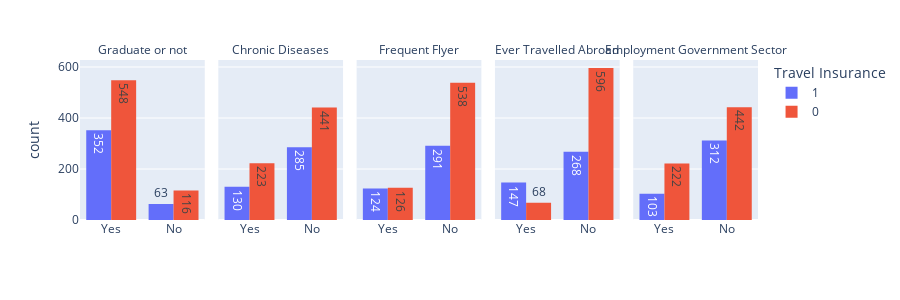

The cell this chart's notebook holds for it:
### Code cell
fig1 = px.histogram(
    df_melted,
    x="answ",
    y="Travel Insurance",
    facet_col="Feature",
    color="Travel Insurance",
    text_auto=True,
    category_orders={"Travel Insurance": [1, 0]},
    barmode="group",
    labels={"answ": ""},
    height=300,
    histfunc="count",
    title="",
)

fig2 = px.histogram(
    df_melted,
    x="answ",
    y="Travel Insurance",
    facet_col="Feature",
    color="Travel Insurance",
    text_auto=".0f",
    category_orders={"Travel Insurance": [1, 0]},
    barmode="group",
    labels={"answ": ""},
    height=300,
    barnorm="percent",
    histfunc="count",
)

fig2.update_layout(yaxis_title="Percent")

fig1.for_each_annotation(lambda a: a.update(text=a.text.split("=")[1]))
fig2.for_each_annotation(lambda a: a.update(text=a.text.split("=")[1]))

fig1.show()
fig2.show()

### Figure 1 — Plotly figure (JSON) as saved in the notebook; plotly's stock layout.template omitted (floating-point values rounded to 4 significant figures; data arrays with more than 128 entries replaced by an {"elided": "..."} marker saying what was removed)
{"data": [{"alignmentgroup": "True", "bingroup": "x", "histfunc": "count", "hovertemplate": "Travel Insurance=1<br>Feature=Graduate or not<br>=%{x}<br>count=%{y}<extra></extra>", "legendgroup": "1", "marker": {"color": "#636efa", "pattern": {"shape": ""}}, "name": "1", "offsetgroup": "1", "orientation": "v", "showlegend": true, "texttemplate": "%{value}", "type": "histogram", "x": {"elided": "415 str values"}, "xaxis": "x", "y": {"elided": "415 int values"}, "yaxis": "y"}, {"alignmentgroup": "True", "bingroup": "x", "histfunc": "count", "hovertemplate": "Travel Insurance=1<br>Feature=Chronic Diseases<br>=%{x}<br>count=%{y}<extra></extra>", "legendgroup": "1", "marker": {"color": "#636efa", "pattern": {"shape": ""}}, "name": "1", "offsetgroup": "1", "orientation": "v", "showlegend": false, "texttemplate": "%{value}", "type": "histogram", "x": {"elided": "415 str values"}, "xaxis": "x2", "y": {"elided": "415 int values"}, "yaxis": "y2"}, {"alignmentgroup": "True", "bingroup": "x", "histfunc": "count", "hovertemplate": "Travel Insurance=1<br>Feature=Frequent Flyer<br>=%{x}<br>count=%{y}<extra></extra>", "legendgroup": "1", "marker": {"color": "#636efa", "pattern": {"shape": ""}}, "name": "1", "offsetgroup": "1", "orientation": "v", "showlegend": false, "texttemplate": "%{value}", "type": "histogram", "x": {"elided": "415 str values"}, "xaxis": "x3", "y": {"elided": "415 int values"}, "yaxis": "y3"}, {"alignmentgroup": "True", "bingroup": "x", "histfunc": "count", "hovertemplate": "Travel Insurance=1<br>Feature=Ever Travelled Abroad<br>=%{x}<br>count=%{y}<extra></extra>", "legendgroup": "1", "marker": {"color": "#636efa", "pattern": {"shape": ""}}, "name": "1", "offsetgroup": "1", "orientation": "v", "showlegend": false, "texttemplate": "%{value}", "type": "histogram", "x": {"elided": "415 str values"}, "xaxis": "x4", "y": {"elided": "415 int values"}, "yaxis": "y4"}, {"alignmentgroup": "True", "bingroup": "x", "histfunc": "count", "hovertemplate": "Travel Insurance=1<br>Feature=Employment Government Sector<br>=%{x}<br>count=%{y}<extra></extra>", "legendgroup": "1", "marker": {"color": "#636efa", "pattern": {"shape": ""}}, "name": "1", "offsetgroup": "1", "orientation": "v", "showlegend": false, "texttemplate": "%{value}", "type": "histogram", "x": {"elided": "415 str values"}, "xaxis": "x5", "y": {"elided": "415 int values"}, "yaxis": "y5"}, {"alignmentgroup": "True", "bingroup": "x", "histfunc": "count", "hovertemplate": "Travel Insurance=0<br>Feature=Graduate or not<br>=%{x}<br>count=%{y}<extra></extra>", "legendgroup": "0", "marker": {"color": "#EF553B", "pattern": {"shape": ""}}, "name": "0", "offsetgroup": "0", "orientation": "v", "showlegend": true, "texttemplate": "%{value}", "type": "histogram", "x": {"elided": "664 str values"}, "xaxis": "x", "y": {"elided": "664 int values"}, "yaxis": "y"}, {"alignmentgroup": "True", "bingroup": "x", "histfunc": "count", "hovertemplate": "Travel Insurance=0<br>Feature=Chronic Diseases<br>=%{x}<br>count=%{y}<extra></extra>", "legendgroup": "0", "marker": {"color": "#EF553B", "pattern": {"shape": ""}}, "name": "0", "offsetgroup": "0", "orientation": "v", "showlegend": false, "texttemplate": "%{value}", "type": "histogram", "x": {"elided": "664 str values"}, "xaxis": "x2", "y": {"elided": "664 int values"}, "yaxis": "y2"}, {"alignmentgroup": "True", "bingroup": "x", "histfunc": "count", "hovertemplate": "Travel Insurance=0<br>Feature=Frequent Flyer<br>=%{x}<br>count=%{y}<extra></extra>", "legendgroup": "0", "marker": {"color": "#EF553B", "pattern": {"shape": ""}}, "name": "0", "offsetgroup": "0", "orientation": "v", "showlegend": false, "texttemplate": "%{value}", "type": "histogram", "x": {"elided": "664 str values"}, "xaxis": "x3", "y": {"elided": "664 int values"}, "yaxis": "y3"}, {"alignmentgroup": "True", "bingroup": "x", "histfunc": "count", "hovertemplate": "Travel Insurance=0<br>Feature=Ever Travelled Abroad<br>=%{x}<br>count=%{y}<extra></extra>", "legendgroup": "0", "marker": {"color": "#EF553B", "pattern": {"shape": ""}}, "name": "0", "offsetgroup": "0", "orientation": "v", "showlegend": false, "texttemplate": "%{value}", "type": "histogram", "x": {"elided": "664 str values"}, "xaxis": "x4", "y": {"elided": "664 int values"}, "yaxis": "y4"}, {"alignmentgroup": "True", "bingroup": "x", "histfunc": "count", "hovertemplate": "Travel Insurance=0<br>Feature=Employment Government Sector<br>=%{x}<br>count=%{y}<extra></extra>", "legendgroup": "0", "marker": {"color": "#EF553B", "pattern": {"shape": ""}}, "name": "0", "offsetgroup": "0", "orientation": "v", "showlegend": false, "texttemplate": "%{value}", "type": "histogram", "x": {"elided": "664 str values"}, "xaxis": "x5", "y": {"elided": "664 int values"}, "yaxis": "y5"}], "layout": {"annotations": [{"font": {}, "showarrow": false, "text": "Graduate or not", "x": 0.092, "xanchor": "center", "xref": "paper", "y": 1, "yanchor": "bottom", "yref": "paper"}, {"font": {}, "showarrow": false, "text": "Chronic Diseases", "x": 0.296, "xanchor": "center", "xref": "paper", "y": 1, "yanchor": "bottom", "yref": "paper"}, {"font": {}, "showarrow": false, "text": "Frequent Flyer", "x": 0.5, "xanchor": "center", "xref": "paper", "y": 1, "yanchor": "bottom", "yref": "paper"}, {"font": {}, "showarrow": false, "text": "Ever Travelled Abroad", "x": 0.704, "xanchor": "center", "xref": "paper", "y": 1, "yanchor": "bottom", "yref": "paper"}, {"font": {}, "showarrow": false, "text": "Employment Government Sector", "x": 0.908, "xanchor": "center", "xref": "paper", "y": 1, "yanchor": "bottom", "yref": "paper"}], "barmode": "group", "height": 300, "legend": {"title": {"text": "Travel Insurance"}, "tracegroupgap": 0}, "margin": {"t": 60}, "xaxis": {"anchor": "y", "domain": [0, 0.184], "title": {"text": ""}}, "xaxis2": {"anchor": "y2", "domain": [0.204, 0.388], "matches": "x", "title": {"text": ""}}, "xaxis3": {"anchor": "y3", "domain": [0.408, 0.592], "matches": "x", "title": {"text": ""}}, "xaxis4": {"anchor": "y4", "domain": [0.612, 0.796], "matches": "x", "title": {"text": ""}}, "xaxis5": {"anchor": "y5", "domain": [0.816, 1], "matches": "x", "title": {"text": ""}}, "yaxis": {"anchor": "x", "categoryarray": [0, 1], "categoryorder": "array", "domain": [0, 1], "title": {"text": "count"}}, "yaxis2": {"anchor": "x2", "domain": [0, 1], "matches": "y", "showticklabels": false}, "yaxis3": {"anchor": "x3", "domain": [0, 1], "matches": "y", "showticklabels": false}, "yaxis4": {"anchor": "x4", "domain": [0, 1], "matches": "y", "showticklabels": false}, "yaxis5": {"anchor": "x5", "domain": [0, 1], "matches": "y", "showticklabels": false}}}
